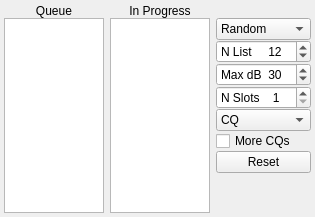
                      <widget class="QWidget" name="tab_3">
                       <attribute name="title">
                        <string>2</string>
                       </attribute>
                       <layout class="QGridLayout" name="gridLayout_11" columnstretch="1">
                        <property name="leftMargin">
                         <number>4</number>
                        </property>
                        <property name="topMargin">
                         <number>4</number>
                        </property>
                        <property name="rightMargin">
                         <number>4</number>
                        </property>
                        <property name="bottomMargin">
                         <number>4</number>
                        </property>
                        <property name="horizontalSpacing">
                         <number>4</number>
                        </property>
                        <item row="0" column="0" rowspan="2">
                         <layout class="QGridLayout" name="gridLayout" columnstretch="2,2,1">
                          <property name="topMargin">
                           <number>0</number>
                          </property>
                          <property name="horizontalSpacing">
                           <number>6</number>
                          </property>
                          <item row="1" column="2">
                           <widget class="QComboBox" name="comboBoxHoundSort">
                            <property name="sizePolicy">
                             <sizepolicy hsizetype="Expanding" vsizetype="Fixed">
                              <horstretch>0</horstretch>
                              <verstretch>0</verstretch>
                             </sizepolicy>
                            </property>
                            <property name="maximumSize">
                             <size>
                              <width>16777215</width>
                              <height>16777215</height>
                             </size>
                            </property>
                            <property name="currentText">
                             <string>Random</string>
                            </property>
                            <property name="maxVisibleItems">
                             <number>5</number>
                            </property>
                            <item>
                             <property name="text">
                              <string>Random</string>
                             </property>
                            </item>
                            <item>
                             <property name="text">
                              <string>Call</string>
                             </property>
                            </item>
                            <item>
                             <property name="text">
                              <string>Grid</string>
                             </property>
                            </item>
                            <item>
                             <property name="text">
                              <string>S/N (dB)</string>
                             </property>
                            </item>
                            <item>
                             <property name="text">
                              <string>Distance</string>
                             </property>
                            </item>
                           </widget>
                          </item>
                          <item row="0" column="0">
                           <widget class="QLabel" name="label_queue">
                            <property name="font">
                             <font>
                              <pointsize>9</pointsize>
                             </font>
                            </property>
                            <property name="text">
                             <string>Queue</string>
                            </property>
                            <property name="alignment">
                             <set>Qt::AlignCenter</set>
                            </property>
                           </widget>
                          </item>
                          <item row="6" column="2">
                           <widget class="QCheckBox" name="cbMoreCQs">
                            <property name="text">
                             <string>More CQs</string>
                            </property>
                           </widget>
                          </item>
                          <item row="5" column="2">
                           <widget class="QComboBox" name="comboBoxCQ">
                            <property name="currentText">
                             <string>CQ</string>
                            </property>
                            <item>
                             <property name="text">
                              <string>CQ</string>
                             </property>
                            </item>
                            <item>
                             <property name="text">
                              <string>CQ AF</string>
                             </property>
                            </item>
                            <item>
                             <property name="text">
                              <string>CQ AN</string>
                             </property>
                            </item>
                            <item>
                             <property name="text">
                              <string>CQ AS</string>
                             </property>
                            </item>
                            <item>
                             <property name="text">
                              <string>CQ EU</string>
                             </property>
                            </item>
                            <item>
                             <property name="text">
                              <string>CQ NA</string>
                             </property>
                            </item>
                            <item>
                             <property name="text">
                              <string>CQ OC</string>
                             </property>
                            </item>
                            <item>
                             <property name="text">
                              <string>CQ SA</string>
                             </property>
                            </item>
                            <item>
                             <property name="text">
                              <string>CQ 0</string>
                             </property>
                            </item>
                            <item>
                             <property name="text">
                              <string>CQ 1</string>
                             </property>
                            </item>
                            <item>
                             <property name="text">
                              <string>CQ 2</string>
                             </property>
                            </item>
                            <item>
                             <property name="text">
                              <string>CQ 3</string>
                             </property>
                            </item>
                            <item>
                             <property name="text">
                              <string>CQ 4</string>
                             </property>
                            </item>
                            <item>
                             <property name="text">
                              <string>CQ 5</string>
                             </property>
                            </item>
                            <item>
                             <property name="text">
                              <string>CQ 6</string>
                             </property>
                            </item>
                            <item>
                             <property name="text">
                              <string>CQ 7</string>
                             </property>
                            </item>
                            <item>
                             <property name="text">
                              <string>CQ 8</string>
                             </property>
                            </item>
                            <item>
                             <property name="text">
                              <string>CQ 9</string>
                             </property>
                            </item>
                           </widget>
                          </item>
                          <item row="2" column="2">
                           <widget class="QSpinBox" name="sbNlist">
                            <property name="sizePolicy">
                             <sizepolicy hsizetype="Expanding" vsizetype="Fixed">
                              <horstretch>0</horstretch>
                              <verstretch>0</verstretch>
                             </sizepolicy>
                            </property>
                            <property name="maximumSize">
                             <size>
                              <width>16777215</width>
                              <height>16777215</height>
                             </size>
                            </property>
                            <property name="prefix">
                             <string>N List     </string>
                            </property>
                            <property name="minimum">
                             <number>5</number>
                            </property>
                            <property name="maximum">
                             <number>100</number>
                            </property>
                            <property name="value">
                             <number>12</number>
                            </property>
                           </widget>
                          </item>
                          <item row="3" column="2">
                           <widget class="QSpinBox" name="sbMax_dB">
                            <property name="sizePolicy">
                             <sizepolicy hsizetype="Expanding" vsizetype="Fixed">
                              <horstretch>0</horstretch>
                              <verstretch>0</verstretch>
                             </sizepolicy>
                            </property>
                            <property name="maximumSize">
                             <size>
                              <width>16777215</width>
                              <height>16777215</height>
                             </size>
                            </property>
                            <property name="prefix">
                             <string>Max dB  </string>
                            </property>
                            <property name="minimum">
                             <number>-15</number>
                            </property>
                            <property name="maximum">
                             <number>70</number>
                            </property>
                            <property name="value">
                             <number>30</number>
                            </property>
                           </widget>
                          </item>
                          <item row="4" column="2">
                           <widget class="QSpinBox" name="sbNslots">
                            <property name="sizePolicy">
                             <sizepolicy hsizetype="Expanding" vsizetype="Fixed">
                              <horstretch>0</horstretch>
                              <verstretch>0</verstretch>
                             </sizepolicy>
                            </property>
                            <property name="maximumSize">
                             <size>
                              <width>16777215</width>
                              <height>16777215</height>
                             </size>
                            </property>
                            <property name="suffix">
                             <string/>
                            </property>
                            <property name="prefix">
                             <string>N Slots    </string>
                            </property>
                            <property name="minimum">
                             <number>1</number>
                            </property>
                            <property name="maximum">
                             <number>5</number>
                            </property>
                            <property name="value">
                             <number>1</number>
                            </property>
                            <property name="displayIntegerBase">
                             <number>10</number>
                            </property>
                           </widget>
                          </item>
                          <item row="7" column="2">
                           <widget class="QPushButton" name="pbFoxReset">
                            <property name="text">
                             <string>Reset</string>
                            </property>
                           </widget>
                          </item>
                          <item row="0" column="1">
                           <widget class="QLabel" name="label_inProcess">
                            <property name="text">
                             <string>In Progress</string>
                            </property>
                            <property name="alignment">
                             <set>Qt::AlignCenter</set>
                            </property>
                           </widget>
                          </item>
                          <item row="8" column="2">
                           <spacer name="verticalSpacer">
                            <property name="orientation">
                             <enum>Qt::Vertical</enum>
                            </property>
                            <property name="sizeHint" stdset="0">
                             <size>
                              <width>20</width>
                              <height>40</height>
                             </size>
                            </property>
                           </spacer>
                          </item>
                          <item row="1" column="1" rowspan="8">
                           <widget class="DisplayText" name="foxTxListTextBrowser">
                            <property name="enabled">
                             <bool>true</bool>
                            </property>
                            <property name="sizePolicy">
                             <sizepolicy hsizetype="MinimumExpanding" vsizetype="Expanding">
                              <horstretch>0</horstretch>
                              <verstretch>0</verstretch>
                             </sizepolicy>
                            </property>
                            <property name="maximumSize">
                             <size>
                              <width>16777215</width>
                              <height>16777215</height>
                             </size>
                            </property>
                            <property name="sizeAdjustPolicy">
                             <enum>QAbstractScrollArea::AdjustToContentsOnFirstShow</enum>
                            </property>
                           </widget>
                          </item>
                          <item row="1" column="0" rowspan="8">
                           <widget class="DisplayText" name="houndQueueTextBrowser">
                            <property name="sizePolicy">
                             <sizepolicy hsizetype="MinimumExpanding" vsizetype="Expanding">
                              <horstretch>0</horstretch>
                              <verstretch>0</verstretch>
                             </sizepolicy>
                            </property>
                            <property name="maximumSize">
                             <size>
                              <width>16777215</width>
                              <height>16777215</height>
                             </size>
                            </property>
                            <property name="sizeAdjustPolicy">
                             <enum>QAbstractScrollArea::AdjustToContentsOnFirstShow</enum>
                            </property>
                           </widget>
                          </item>
                         </layout>
                        </item>
                       </layout>
                      </widget>
